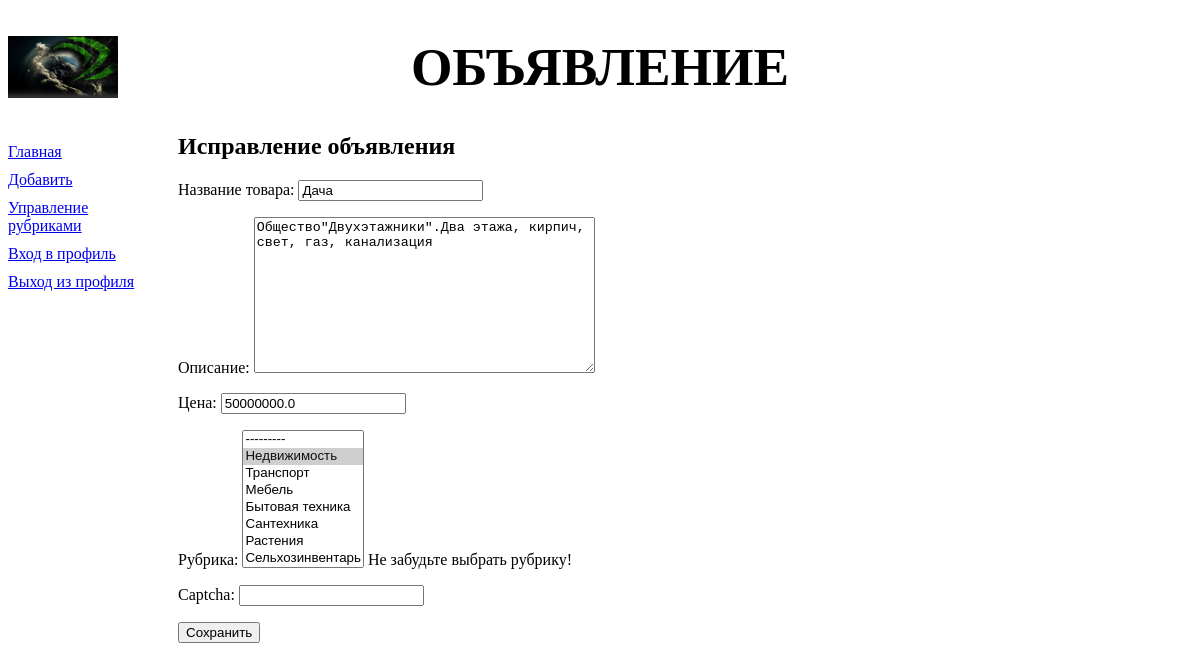
The app's page /bboard/bb_form/2 with its own data.
### bboard/models.py (models this page shows)
class Bb(models.Model):
    title = models.CharField(max_length=50, verbose_name='Товар')
    content = models.TextField(null=True, blank=True, verbose_name='Описание')
    price = models.FloatField(null=True, blank=True, verbose_name='Цена')
    published = models.DateTimeField(auto_now_add=True, db_index=True, verbose_name='Опубликованно')
    rubric = models.ForeignKey('Rubric', null=True, on_delete=models.PROTECT, verbose_name='Рубрика')
    objects = models.Manager()
    revers = BbManager()
    def title_and_price(self):
        if self.price:
            return '%s (%.2f)' % (self.title, self.price)
        else:
            return self.title
    title_and_price.short_description = 'Название и цена'
    class Meta:
        verbose_name_plural = 'Объявления'
        verbose_name = 'Объявление'
        ordering = ['-published']

### bboard/views.py (the view)
def edit(request, pk):
    bb = Bb.objects.get(pk=pk)
    if request.method == 'POST':
        bbf = BbForm(request.POST, instance=bb)
        if bbf.is_valid():
            bb.save()
            return HttpResponseRedirect(reverse('by_rubric',
                   kwargs={'rubric_id': bbf.cleaned_data['rubric'].pk}))
        else:
            context = {'form': bbf}
            return render(request, 'bboard/bb_form.html', context)
    else:
        bbf = BbForm(instance=bb)
        context = {'form': bbf}
        return render(request, 'bboard/bb_form.html', context)

### bboard/forms.py (shortened to what this page needs)
class BbForm(ModelForm):
    title = forms.CharField(label='Название товара')
    content = forms.CharField(label='Описание',
              widget=forms.widgets.Textarea())
    price = forms.DecimalField(label='Цена', decimal_places=2)
    rubric = forms.ModelChoiceField(queryset=Rubric.objects.all(),
             label='Рубрика', help_text='Не забудьте выбрать рубрику!',
             widget=forms.widgets.Select(attrs={'size': 8}))
    captcha = CaptchaField(label='Введите текст с картинки',
              error_messages={'invalid': 'Неправильный текст'})
    class Meta:
        model = Bb
        fields = ('title', 'content', 'price', 'rubric')

### bboard/models.py (called while the page is built)
    def __str__(self):
        return self.name

### bboard/templates/bboard/bb_form.html (shortened to what this page needs)
{% extends "layout/basic.html" %}
{% block content %}
<h2>Исправление объявления</h2>
<form method="post">
	{{ form.as_p }}
	<input type="submit" value="Сохранить">
</form>
{% endblock %}

### records on screen
Bb: title "Дача", content "Общество\"Двухэтажники\".Два этажа, кирпич, свет, газ, канализация", price "50000000.0", rubric "--------- / Недвижимость ☑ / Транспорт / Мебель / Бытовая техника / Сантехника / Растения / Сельхозинвентарь"
